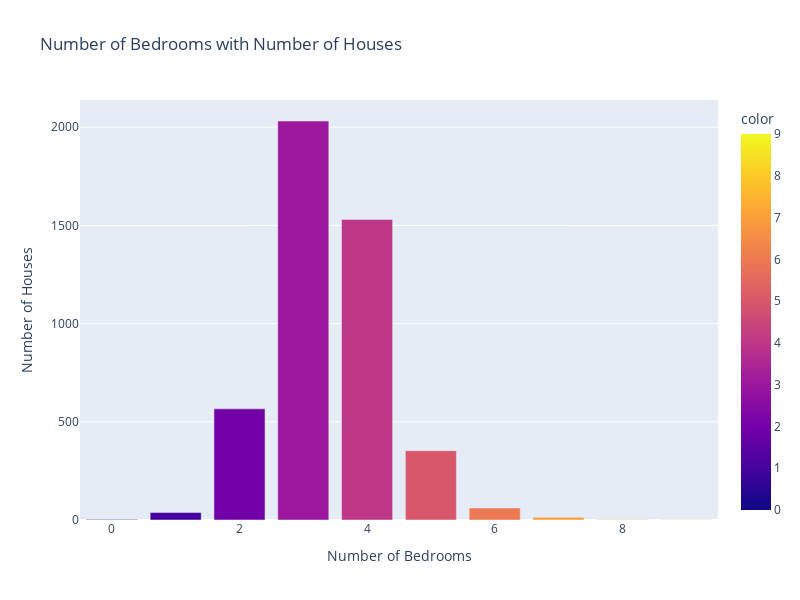

The notebook cell this image was saved under:
### Markdown cell above
# Data Visualization and Data Cleaning.

### Code cell
# Analysis and Visualization
fig = px.bar(
    x=df.bedrooms.value_counts().index,
    y=df.bedrooms.value_counts().values,
    labels={"x": "Number of Bedrooms", "y": "Number of Houses"},
    title="Number of Bedrooms with Number of Houses",
    color=df.bedrooms.value_counts().index
)

# Change the figure size
fig.update_layout(
    width=800,  # specify the width
    height=600,  # specify the height
)

# Show the figure
fig.show()

### Figure 1 — Plotly figure (JSON) as saved in the notebook; plotly's stock layout.template omitted (floating-point values rounded to 4 significant figures)
{"data": [{"alignmentgroup": "True", "hovertemplate": "Number of Bedrooms=%{x}<br>Number of Houses=%{y}<br>color=%{marker.color}<extra></extra>", "legendgroup": "", "marker": {"color": [3, 4, 2, 5, 6, 1, 7, 8, 0, 9], "coloraxis": "coloraxis", "pattern": {"shape": ""}}, "name": "", "offsetgroup": "", "orientation": "v", "showlegend": false, "textposition": "auto", "type": "bar", "x": [3, 4, 2, 5, 6, 1, 7, 8, 0, 9], "xaxis": "x", "y": [2032, 1531, 566, 353, 61, 38, 14, 2, 2, 1], "yaxis": "y"}], "layout": {"barmode": "relative", "coloraxis": {"colorbar": {"title": {"text": "color"}}, "colorscale": [[0, "#0d0887"], [0.1111, "#46039f"], [0.2222, "#7201a8"], [0.3333, "#9c179e"], [0.4444, "#bd3786"], [0.5556, "#d8576b"], [0.6667, "#ed7953"], [0.7778, "#fb9f3a"], [0.8889, "#fdca26"], [1, "#f0f921"]]}, "height": 600, "legend": {"tracegroupgap": 0}, "title": {"text": "Number of Bedrooms with Number of Houses"}, "width": 800, "xaxis": {"anchor": "y", "domain": [0, 1], "title": {"text": "Number of Bedrooms"}}, "yaxis": {"anchor": "x", "domain": [0, 1], "title": {"text": "Number of Houses"}}}}
